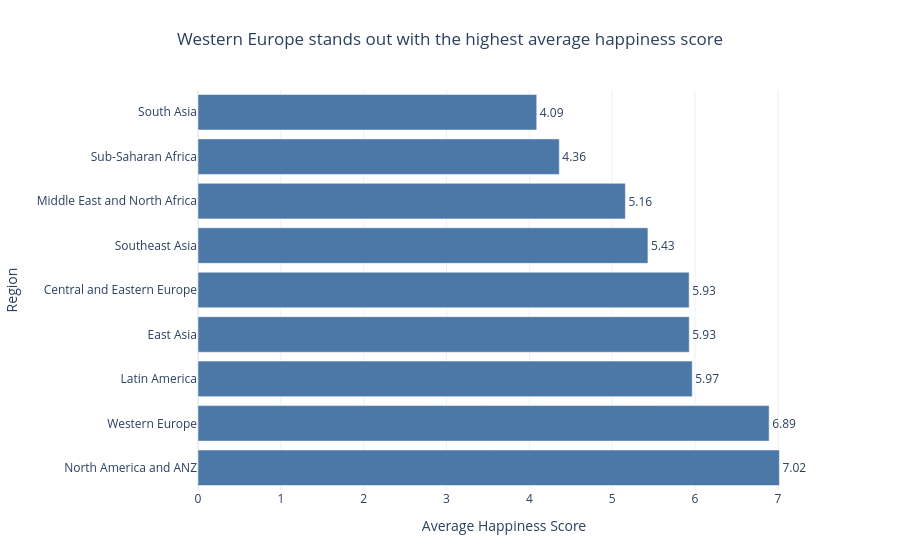

Notebook source saved alongside this figure:
### Markdown cell above
---
## Task 1 — Regional Comparison Bar Chart

**What to build:** A horizontal bar chart showing the **average happiness score by region**, sorted from highest to lowest.

**Requirements:**
- Horizontal orientation
- Sorted by score, descending
- Zero baseline on x-axis
- At least one design choice beyond the Plotly default
- An insight title that tells the story

### Code cell
# Task 1: Regional comparison bar chart

region_avg = (
    df.groupby('Region')['Happiness_Score']
      .mean()
      .reset_index()
      .sort_values('Happiness_Score', ascending=False)
)

print(region_avg)

fig = px.bar(
    region_avg,
    x='Happiness_Score',
    y='Region',
    orientation='h',
    text='Happiness_Score',
    title='Western Europe stands out with the highest average happiness score',
    labels={'Happiness_Score': 'Average Happiness Score', 'Region': 'Region'}
)

fig.update_traces(
    marker_color='#4C78A8',
    texttemplate='%{text:.2f}',
    textposition='outside',
    hovertemplate='<b>%{y}</b><br>Average score: %{x:.2f}<extra></extra>'
)

fig.update_xaxes(rangemode='tozero', showgrid=True, zeroline=True)
fig.update_layout(
    template='plotly_white',
    height=550,
    margin=dict(l=180, r=90, t=90, b=60),
    title=dict(x=0.5, xanchor='center')
)

fig.show()

### Figure 1 — Plotly figure (JSON) as saved in the notebook; plotly's stock layout.template omitted (floating-point values rounded to 4 significant figures)
{"data": [{"hovertemplate": "<b>%{y}</b><br>Average score: %{x:.2f}<extra></extra>", "legendgroup": "", "marker": {"color": "#4C78A8", "pattern": {"shape": ""}}, "name": "", "orientation": "h", "showlegend": false, "text": [7.018, 6.894, 5.966, 5.93, 5.929, 5.431, 5.159, 4.362, 4.089], "textposition": "outside", "texttemplate": "%{text:.2f}", "type": "bar", "x": [7.018, 6.894, 5.966, 5.93, 5.929, 5.431, 5.159, 4.362, 4.089], "xaxis": "x", "y": ["North America and ANZ", "Western Europe", "Latin America", "East Asia", "Central and Eastern Europe", "Southeast Asia", "Middle East and North Africa", "Sub-Saharan Africa", "South Asia"], "yaxis": "y"}], "layout": {"barmode": "relative", "height": 550, "legend": {"tracegroupgap": 0}, "margin": {"b": 60, "l": 180, "r": 90, "t": 90}, "title": {"text": "Western Europe stands out with the highest average happiness score", "x": 0.5, "xanchor": "center"}, "xaxis": {"anchor": "y", "domain": [0, 1], "rangemode": "tozero", "showgrid": true, "title": {"text": "Average Happiness Score"}, "zeroline": true}, "yaxis": {"anchor": "x", "domain": [0, 1], "title": {"text": "Region"}}}}
